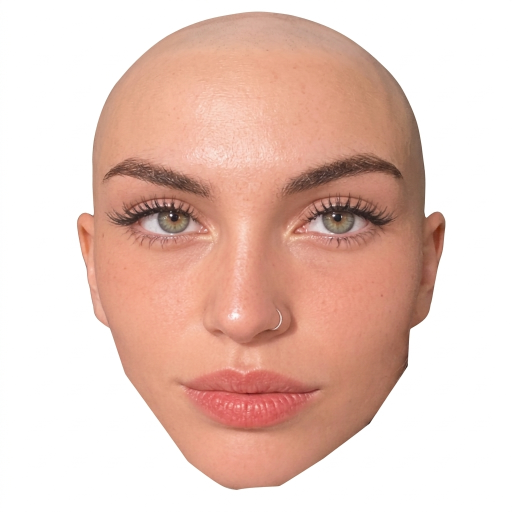
#> input picture fotos/4.jpg, 1024 x 1024 px (shown at 1/2 size)
$ python -i 01_face_detection.py   (imports and definitions only)
#> lines starting #> are read from the running program, lines starting #| are printed output that depends on the picture
import time
import unicodedata
from pathlib import Path

import cv2
import numpy as np
import mediapipe as mp
from mediapipe.tasks import python
from mediapipe.tasks.python import vision
from PIL import Image, ImageDraw, ImageFont

# =============================================================================
# PARÁMETROS EDITABLES
# =============================================================================
CARPETA = Path(__file__).parent
MODELO = CARPETA / "face_landmarker.task"
CARPETA_FOTOS = CARPETA / "fotos"

CAMARA_INDEX = 0
USAR_DSHOW = True        # si la imagen sale rara o con ruido, probá False
ANCHO_CAPTURA = 960
ALTO_CAPTURA = 720
MAX_CARAS = 2            # cuántas caras detecta a la vez

OPACIDAD = 0.85          # 1.0 = máscara opaca | 0.6 = se mezcla con tu cara
SUAVIZADO_BORDE = 0.22   # difuminado del borde (más alto = más suave)
IGUALAR_LUZ = 0.85       # 0 = no tocar la luz de la foto | 1 = igualarla a tu cara

# "color"    -> todo a color
# "bn_cara"  -> solo la máscara en blanco y negro
# "bn_toda"  -> toda la imagen en blanco y negro (recomendado)
MODO_COLOR = "bn_toda"
CONTRASTE_BN = 1.1       # 1.0 normal | más alto = más contraste
CAMBIAR_CADA_SEG = 8     # cada cuántos segundos rotan las fotos

LADO_MAX_FOTO = 800      # las fotos más grandes se reducen a este tamaño
PAD = 40                 # margen de seguridad alrededor de cada foto
TAM_TEXTO = 20
TEXTO_FIJO = ""          # texto fijo al pie de la pantalla (opcional)

# --- Panel de información al costado de la cara ---
TAM_INFO = 16            # tamaño de letra del panel
ANCHO_INFO = 300         # ancho del panel en píxeles
INFO_RETARDO = 1.5       # segundos desde que cambia la foto hasta que empieza a aparecer
INFO_FADE = 1.0          # duración del fundido de entrada
INFO_SEPARACION = 20     # distancia entre la cara y el panel

NOMBRE_VENTANA = "Obra"

# =============================================================================
# TEXTOS DE CADA FOTO
# La clave es el nombre del archivo sin extensión: "1" -> 1.jpg, "10" -> 10.jpg.
# Los saltos de línea (\n) separan párrafos.
# =============================================================================
TEXTOS = {
    "1": (
        "Agostina Vega, la adolescente de 14 años asesinada en mayo de 2026 "
        "en la provincia de Córdoba.\n"
        "Principal acusado: Claudio Gabriel Barrelier (33 años, expareja de la "
        "madre de la víctima). Llegará al banquillo acusado de abuso sexual con "
        "acceso carnal y homicidio triplemente calificado por alevosía, "
        "criminis causa y violencia de género (femicidio), además de privación "
        "ilegítima de la libertad en otra causa conexa."
    ),
    "2": (
        "Ángeles Rawson tenía 16 años. Ingresó a su edificio en la calle "
        "Ravignani 2360 el 10 de junio de 2013 por la mañana, y fue asesinada "
        "durante un intento de violación.\n"
        "El femicida: Jorge Néstor Mangeri."
    ),
    "3": (
        "El femicidio de Catalina Gutiérrez, ocurrido el 17 de julio de 2024 "
        "en la ciudad de Córdoba, fue el asesinato de una estudiante de "
        "Arquitectura e influencer de 21 años a manos de su amigo y compañero "
        "de facultad, Néstor Alejandro Aguilar Soto."
    ),
    "4": (
        "Rocío Alvarito fue una joven de 26 años que falleció el 29 de enero "
        "de 2026 tras caer desde el balcón de un segundo piso en la ciudad de "
        "La Plata.\n"
        "Por el hecho se encuentra detenido con prisión preventiva su entonces "
        "pareja, Marcos Ariel García, cuya causa ya cuenta con un pedido de "
        "elevación a juicio oral."
    ),
    "5": (
        "Micaela García tenía 21 años. Desapareció la madrugada del 1 de abril "
        "de 2017 al salir de un boliche en Gualeguay, Entre Ríos, y fue "
        "asesinada tras sufrir abuso sexual.\n"
        "El femicida: Sebastián Wagner."
    ),
    "6": (
        "Florencia Romano tenía 14 años. Acudió a la casa de un hombre que la "
        "había contactado por Instagram en Maipú, Mendoza, el 12 de diciembre "
        "de 2020, y fue golpeada y asesinada.\n"
        "El femicida: Pablo Arancibia."
    ),
    "7": (
        "Candela Sol Rodríguez tenía 11 años. Fue secuestrada el 22 de agosto "
        "de 2011 cerca de su casa en Villa Tesei, Hurlingham, y hallada "
        "asesinada por asfixia tras sufrir abuso sexual nueve días después.\n"
        "Los condenados a perpetua: Hugo Bermúdez y Leonardo Jara."
    ),
    "8": (
        "Cintia Díaz Orellana tenía 20 años. Fue atacada brutalmente a golpes "
        "en la vía pública tras salir de un boliche en San José de Metán, "
        "Salta, el 22 de agosto de 2026, y falleció al día siguiente por las "
        "heridas.\n"
        "El femicida imputado: Gastón Ramírez."
    ),
    "10": (
        "Johana Ramallo tenía 23 años. Desapareció el 26 de julio de 2017 en "
        "la zona roja de La Plata tras ser captada por una red de trata y "
        "explotación sexual, y restos de su cuerpo fueron hallados un año "
        "después en la costa de Berisso.\n"
        "El femicida: aún sin identificar (hay ocho imputados juzgados por "
        "trata y narcotráfico, encabezados por Carlos \"El Cabezón\" Rodríguez)."
    ),
    "11": (
        "Dulce María Beatriz Candia tenía 17 años. Desapareció el 17 de mayo "
        "de 2026 en Eldorado, Misiones, y su cuerpo fue hallado once días "
        "después en una obra en construcción abandonada tras haber sido "
        "asesinada por asfixia mecánica.\n"
        "El femicida imputado: Mario Alberto Y. (un remisero de 46 años)."
    ),
}

# =============================================================================
# PUNTOS DE LA CARA QUE SE USAN (índices de los 468 del Face Landmarker)
# =============================================================================
OVALO = [10, 338, 297, 332, 284, 251, 389, 356, 454, 323, 361, 288, 397, 365,
         379, 378, 400, 377, 152, 148, 176, 149, 150, 136, 172, 58, 132, 93,
         234, 127, 162, 21, 54, 103, 67, 109]
OJO_A = [33, 7, 163, 144, 145, 153, 154, 155, 133, 173, 157, 158, 159, 160, 161, 246]
OJO_B = [362, 382, 381, 380, 374, 373, 390, 249, 263, 466, 388, 387, 386, 385, 384, 398]
CEJAS = [70, 63, 105, 66, 107, 55, 65, 52, 53, 46,
         300, 293, 334, 296, 336, 285, 295, 282, 283, 276]
NARIZ = [168, 6, 197, 195, 5, 4, 1, 19, 94, 2, 98, 327, 129, 358]
MEJILLAS = [50, 280, 205, 425, 116, 345, 123, 352, 213, 433]
LABIOS_EXT = [61, 146, 91, 181, 84, 17, 314, 405, 321, 375, 291, 409, 270,
              269, 267, 0, 37, 39, 40, 185]
LABIOS_INT = [78, 95, 88, 178, 87, 14, 317, 402, 318, 324, 308, 415, 310,
              311, 312, 13, 82, 81, 80, 191]

IDX_MALLA = list(dict.fromkeys(
    OVALO + OJO_A + OJO_B + CEJAS + NARIZ + MEJILLAS + LABIOS_EXT + LABIOS_INT
))


# =============================================================================
# TEXTOS
# =============================================================================
def cargar_fuente(tam):
#> called with tam = 20
    for ruta in ("C:/Windows/Fonts/arial.ttf", "C:/Windows/Fonts/segoeui.ttf"):
        try:
            return ImageFont.truetype(ruta, tam)
        except OSError:
            pass
    return ImageFont.load_default()


# [68 lines left out: functions normalizar, buscar_texto, crear_cartel, crear_panel, superponer_cartel, not called in this run]


# =============================================================================
# CARGA DE FOTOS (detecta los puntos de cada cara y arma la malla de triángulos)
# =============================================================================
def puntos(landmarks, ancho, alto):
    return np.array([[p.x * ancho, p.y * alto] for p in landmarks[:468]], np.float32)


def preparar_foto(ruta, detector_img):
    # fromfile + imdecode: funciona con tildes y ñ en el nombre del archivo
    datos = np.fromfile(str(ruta), dtype=np.uint8)
    img = cv2.imdecode(datos, cv2.IMREAD_COLOR)
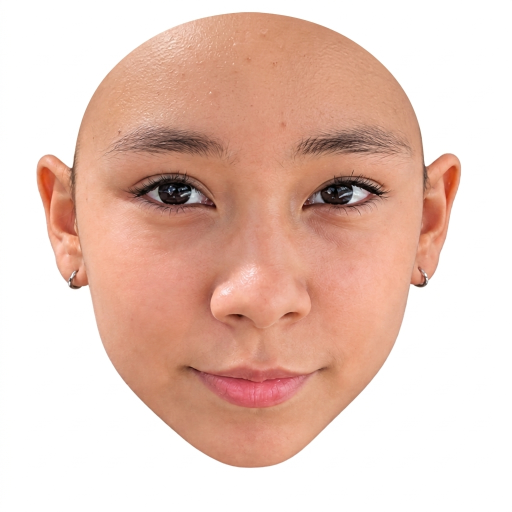
#> input picture fotos/1.jpg, 1024 x 1024 px (shown at 1/2 size)
#> img is the input picture: shape (1024, 1024, 3); mean B, G, R 188.1, 200.3, 231.4
    if img is None:
        return None

    alto, ancho = img.shape[:2]
#> alto = 1024; ancho = 1024
    escala = LADO_MAX_FOTO / max(alto, ancho)
#> escala = 0.781
    if escala < 1:
        img = cv2.resize(img, None, fx=escala, fy=escala, interpolation=cv2.INTER_AREA)
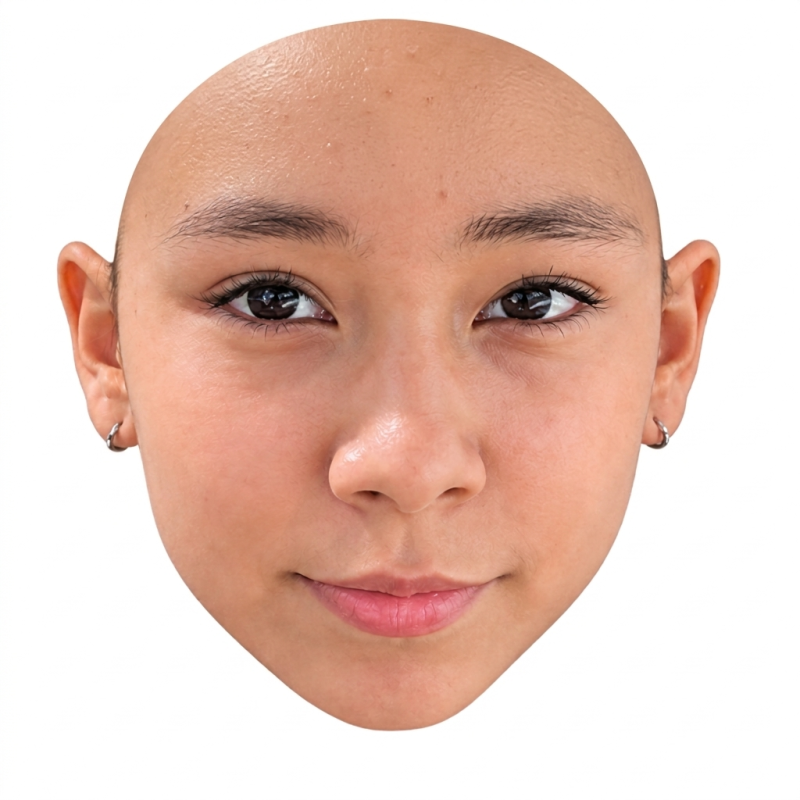
#> img: shape (800, 800, 3); mean B, G, R 188.1, 200.3, 231.4
    alto, ancho = img.shape[:2]
#> alto = 800; ancho = 800

    rgb = cv2.cvtColor(img, cv2.COLOR_BGR2RGB)
#> (the run stopped early here; a loop or call above may not have finished)
